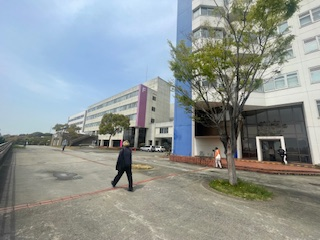
#> input picture Exercise1/image4.jpeg, 320 x 240 px
$ python homography_to_use.py
#> lines starting #> are read from the running program, lines starting #| are printed output that depends on the picture
#射影変換を使用するためのプログラム
#順変換、逆変換に対応

import cv2
import numpy as np
import pdb

#-------------------------------------------------------------------------------------------

def compute_homography_matrix(src_points, dst_points):

    x0, y0, x1, y1, x2, y2, x3, y3 = [element for row in src_points for element in row]
    print(x0, y0, x1, y1, x2, y2, x3, y3)
    X0, Y0, X1, Y1, X2, Y2, X3, Y3 = [element for row in dst_points for element in row]
    print(X0, Y0, X1, Y1, X2, Y2, X3, Y3)

    tmp_array1 = np.array([[x0, y0, 1, 0, 0, 0, (-1)*x0*X0, (-1)*y0*X0],
                         [0, 0, 0, x0, y0, 1, (-1)*x0*Y0, (-1)*y0*Y0],
                         [x1, y1, 1, 0, 0, 0, (-1)*x1*X1, (-1)*y1*X1],
                         [0, 0, 0, x1, y1, 1, (-1)*x1*Y1, (-1)*y1*Y1],
                         [x2, y2, 1, 0, 0, 0, (-1)*x2*X2, (-1)*y2*X2],
                         [0, 0, 0, x2, y2, 1, (-1)*x2*Y2, (-1)*y2*Y2],
                         [x3, y3, 1, 0, 0, 0, (-1)*x3*X3, (-1)*y3*X3],
                         [0, 0, 0, x3, y3, 1, (-1)*x3*Y3, (-1)*y3*Y3]])

    tmp_array_inv = np.linalg.inv(tmp_array1)

    tmp_array2 = np.array([X0, Y0, X1, Y1, X2, Y2, X3, Y3])

    M = np.dot(tmp_array_inv, tmp_array2)
    M = np.append(M, 1)
    M = M.reshape(3, 3)
    print(M)

    return M

def move_pixel_foward(img, M):
    print(img.shape)
    new_img = np.zeros((height, width, 3))
    print(new_img.shape)

    for i in range(height):
        for j in range(width):
            src_pixel = np.array([j, i, 1])
            x, y, w = np.dot(M, src_pixel)
            dst_pixel = np.array([x/w, y/w]).astype(np.int32)

            if(0 < dst_pixel[0] < width and 0 < dst_pixel[1] < height):
                # print(dst_pixel)
                new_img[dst_pixel[1]][dst_pixel[0]] = img[i][j]

    cv2.imwrite('homography.jpg',new_img)

    return 0

def move_pixel_reverse(img, M):
    #変換後画像のための行列を作成
    new_img = np.zeros((height, width, 3))
    print(new_img.shape)
    #射影変換行列の逆行列
    M_inv = np.linalg.inv(M)
    #変換（変換行列に基づいた画素の移動）
    for i in range(height):
        for j in range(width):
            dst_pixel = np.array([j, i, 1])
            x, y, w = np.dot(M_inv, dst_pixel)
            src_pixel = np.array([x/w, y/w]).astype(np.int32)
            # print(type(dst_pixel[0]))
            if(0 < src_pixel[0] < width and 0 < src_pixel[1] < height):
                new_img[i][j] = img[src_pixel[1]][src_pixel[0]]

    cv2.imwrite('homography.jpg',new_img)

    return 0

# 画像を読み込み
img_name = input("画像のファイル名を入力：")
#> the answer given: image4.jpeg
img = cv2.imread(img_name)
#> img is the input picture: shape (240, 320, 3); mean B, G, R 149.2, 150.2, 143.2

height = img.shape[0]
#> height = 240
width = img.shape[1]
#> width = 320

print(height, width)
#| 240 320

src_points = [[0, 0],
              [0, height],
              [width, height],
              [width, 0]]
#> src_points = [[0, 0], [0, 240], [320, 240], [320, 0]]

dst_points = [[40,40],
              [40,height-40],
              [width, height],
              [width, 0]]

M = compute_homography_matrix(src_points,dst_points)
#| 0 0 0 240 320 240 320 0
#| 40 40 40 200 320 240 320 0
#| [[ 5.41666667e-01  0.00000000e+00  4.00000000e+01]
#|  [-1.25000000e-01  6.66666667e-01  4.00000000e+01]
#|  [-1.04166667e-03  0.00000000e+00  1.00000000e+00]]
# move_pixel_foward(img, M)
move_pixel_reverse(img, M)
#| (240, 320, 3)
#> after the loop in move_pixel_reverse, `for i in range(height):`:
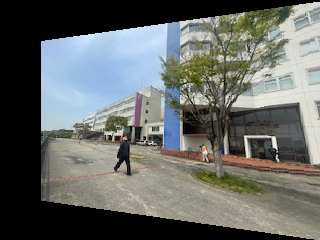
#> new_img: shape (240, 320, 3) float64; mean B, G, R 102.1, 105.3, 101.9

$ run again, on Exercise1/marked_image5.jpeg
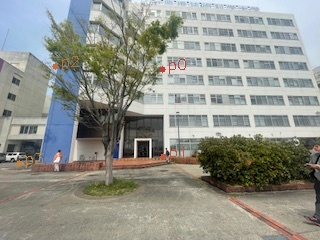
#> input picture Exercise1/marked_image5.jpeg, 320 x 240 px
#> img is the input picture: shape (240, 320, 3); mean B, G, R 138.8, 146.5, 144.7
#| 240 320
#| 0 0 0 240 320 240 320 0
#| 40 40 40 200 320 240 320 0
#| [[ 5.41666667e-01  0.00000000e+00  4.00000000e+01]
#|  [-1.25000000e-01  6.66666667e-01  4.00000000e+01]
#|  [-1.04166667e-03  0.00000000e+00  1.00000000e+00]]
#| (240, 320, 3)
#> after the loop in move_pixel_reverse, `for i in range(height):`:
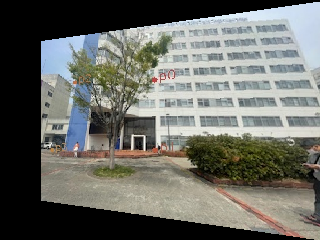
#> new_img: shape (240, 320, 3) float64; mean B, G, R 101.2, 107.2, 106.1
